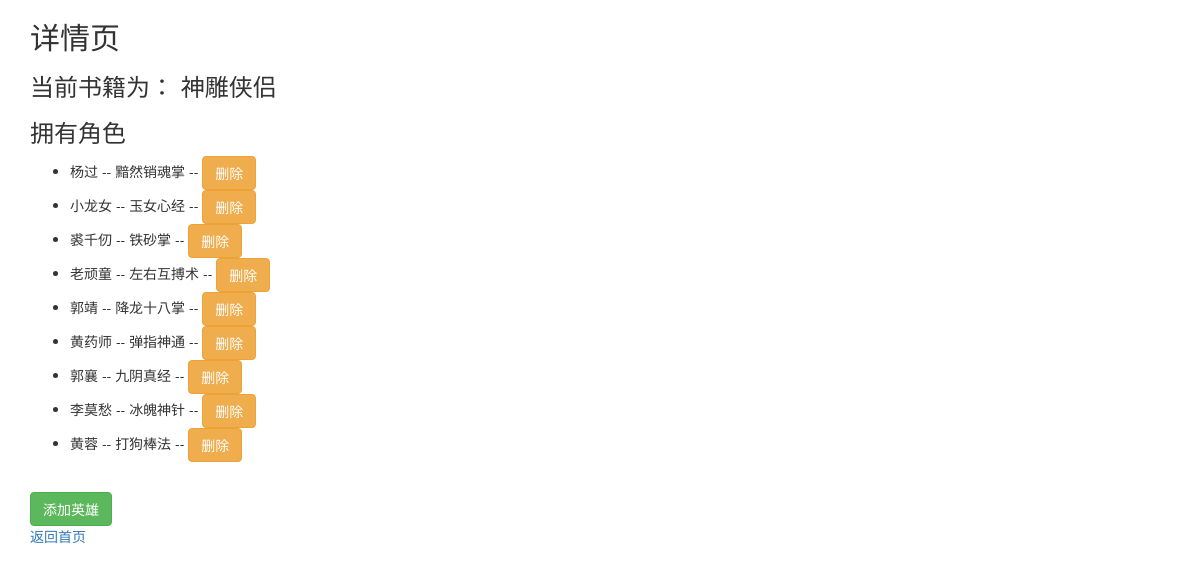
/detail/4/, run on the app's committed database.
### booktest/models.py (models this page shows, shortened)
class BookInfo(models.Model):
    title = models.CharField(max_length=20)
    pub_date = models.DateTimeField(auto_now=True)

class HeroInfo(models.Model):
    name = models.CharField(max_length=20)
    gender = models.CharField(max_length=5,choices= ( ("man","男"),("women","女"))   )
    type = models.CharField(max_length=5,choices=(("man","男"),("women","女") ),default="man")
    content = models.CharField(max_length=100)
    book = models.ForeignKey(BookInfo,on_delete=models.CASCADE)
    objects = HeroInfoManager()

### booktest/views.py (the view)
# urls.py: url(r'^detail/(\d+)/$',views.detail,name="detail"),
def detail(request,id):
    book = BookInfo.objects.get(pk=id)
    return render(request,"booktest/detail.html",{"book":book})

### templates/booktest/detail.html (shortened to what this page needs)
<!DOCTYPE html>
<html lang="en">
<head>
    <link href="https://cdn.jsdelivr.net/npm/bootstrap@3.3.7/dist/css/bootstrap.min.css" rel="stylesheet">
</head>
<body>
<div class="container">
    <h2>详情页</h2>
    <h3>当前书籍为： {{ book.title }}</h3>
    {% if book.heroinfo_set.count %}
    <h3>拥有角色</h3>
    <ul>
        {% for hero in book.heroinfo_set.all %}
        <li>{{ hero.name }} -- {{ hero.content }} -- <a class="btn btn-warning" href="{% url 'booktest:deletehero' hero.id %}">删除</a></li>
        {% endfor %}
    </ul>
    {% else %}
    <h3>没有角色</h3>
    {% endif %}
    <br>
    <a class="btn btn-success" href="{% url 'booktest:addhero' book.id %}">添加英雄</a>
    <br>
    <a href="{% url 'booktest:index' %}">返回首页</a>
</div>
</body>
</html>

### data on the page
BookInfo: title "神雕侠侣"
HeroInfo: name "杨过", content "黯然销魂掌"
HeroInfo: name "小龙女", content "玉女心经"
HeroInfo: name "裘千仞", content "铁砂掌"
HeroInfo: name "老顽童", content "左右互搏术"
HeroInfo: name "郭靖", content "降龙十八掌"
HeroInfo: name "黄药师", content "弹指神通"
HeroInfo: name "郭襄", content "九阴真经"
HeroInfo: name "李莫愁", content "冰魄神针"
HeroInfo: name "黄蓉", content "打狗棒法"
